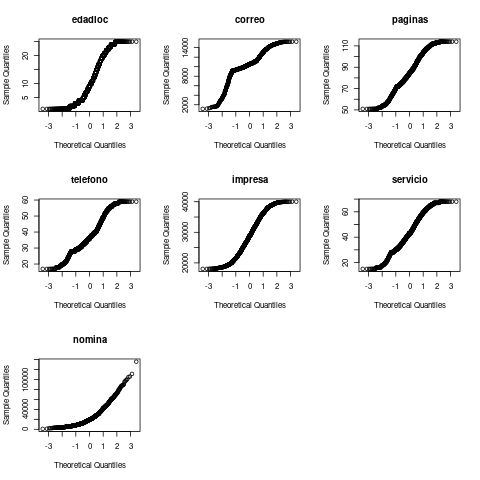

R code for this plot:
library(tidyverse)

tallas <- read_csv("datasets/tallas.csv")

# Only to check the data (we can repeat this whenever we want)
head(tallas)
glimpse(tallas)

# We remove tamamer column because it is not a numeric variable
# and also we remove idloc column because is only an identifier
talla_num <- tallas %>% select(-tamamer, -idloc, -idmercado, -promo, -ropamujer)

# We check the data again
summary(talla_num)

library(GGally)
ggpairs(talla_num)


library(corrplot)
m <- cor(talla_num)
corrplot(m, method = "ellipse", type = "upper", order = "AOE")


cnames <- colnames(talla_num)
png("pca_2024.png")
par(mfrow=c(3,3))
for (i in 1:7) {
    qqnorm(as.matrix(talla_num)[,i], main=cnames[i])
}
dev.off()

# Box cox transformation
# A particular case of Box-Cox transformation is the logarithm transformation, which is equivalent to Box-Cox transformation with lambda=0.
# Logaitm transformation is used when the data is right-skewed

# In this case, for example nomina is right-skewed
nomina <- talla_num$nomina
# histogram + density plot of nomina
hist(nomina, freq = FALSE, col = "lightblue", breaks = 20)
lines(density(nomina), col = "red", lwd = 2)

# apply log transformation
nomina_log <- log(nomina)
# histogram + density plot of nomina_log
hist(nomina_log, freq = FALSE, col = "lightblue", breaks = 20)
lines(density(nomina_log), col = "red", lwd = 2)

# Box cox transformation is the best way to find the best lambda value
# for other cases. 
library(MASS)

# Check the plot, and determine if the interval includes 0
# If 0 is included, then log transformation is the best option
l_model <- boxcox(lm(nomina ~ 1))

# Other case, best lambda value is the one that maximizes the y value
lambda <- l_model$x[which.max(l_model$y)]

# Now, we apply the transformation
# new_x_exact <- (x ^ lambda - 1) / lambda
nomina_boxcox <- (nomina^lambda - 1) / lambda

# histogram + density plot of nomina_boxcox
hist(nomina_boxcox, freq = FALSE, col = "lightblue", breaks = 20)
lines(density(nomina_boxcox), col = "red", lwd = 2)

